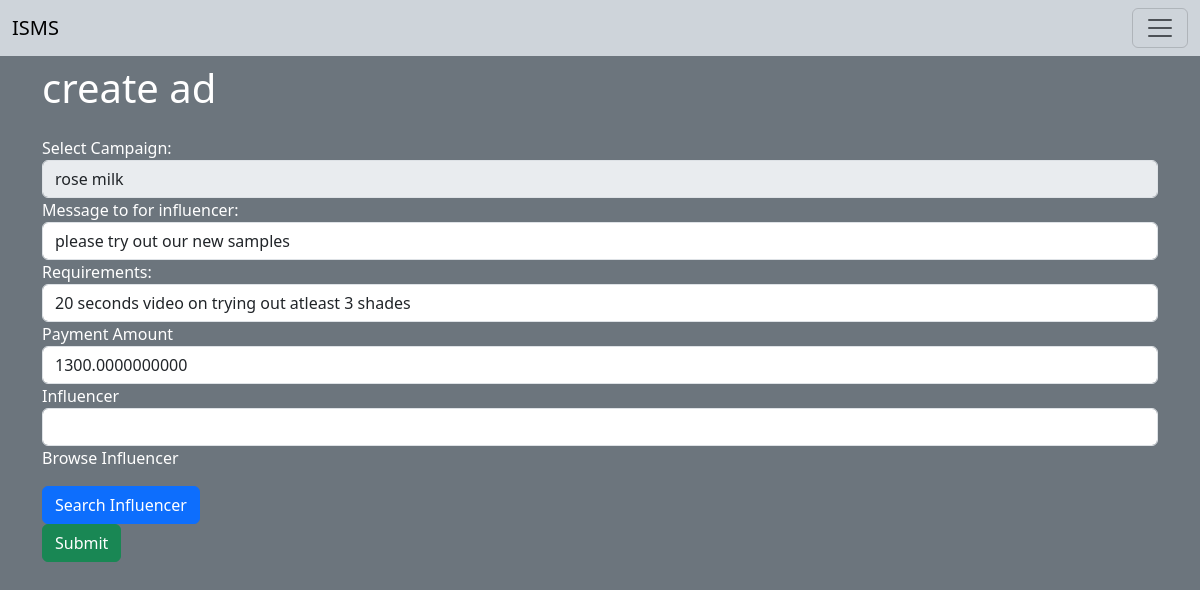
Page /update_request/12/12 (signed in) on the committed database.
### application/models.py (models this page shows, shortened)
class Adrequest(db.Model):
    __tablename__="adrequest"
    id=db.Column(db.Integer, primary_key=True)
    influencer_id=db.Column(db.Integer, db.ForeignKey('influencer.id'), nullable=True)
    campaign_id=db.Column(db.Integer, db.ForeignKey('campaign.id'), nullable=True)
    messages=db.Column(db.Text, nullable=True)
    requirements=db.Column(db.Text, nullable=True)
    payment_amount=db.Column(db.Numeric, nullable=False)
    status=db.Column(db.Enum('Pending', 'Accepted', 'Rejected', name='types'), nullable=True)
    req_sent=db.Column(db.String)

### application/controller/user.py (the view, shortened to what this page needs)
@app.route('/update_request/<int:id>/<int:ad_id>', methods=['GET', 'POST'])
def update_request(id, ad_id):
    print(id)
    global user_logged
    if not user_logged:
        return render_template('index.html')
    if request.method=='GET':
        inf=Influencer.query.get(id)
        sp= Sponser.query.filter_by(username=user_logged).first()
        ad=Adrequest.query.get(ad_id)
        return render_template('update_request.html', inf=inf, ad=ad, sp=sp)

### templates/update_request.html
{% extends "layout_sp.html" %}
{%block content%}
<h1 class="mb-4">create ad</h1>
<form method="POST">
    <label>Select Campaign: </label>
    <div class="form-group">
        <select id="camp" name="camp" class="form-control" disabled required>
            {% for camp in sp.campaigns %}
            <option value="{{ camp.id }}" {% if camp.id == ad.id %}selected{% endif %}>{{ camp.name }}</option>
            {% endfor %}
        </select>
    </div>
    <div class="form-group">
        <label for="message">Message to for influencer: </label>
        <input type="text" class="form-control" name="message" value="{{ad.messages}}">
    </div>
    <div class="form-group">
        <label for="requirements">Requirements:</label>
        <input type="text" class="form-control" name="requirements" value="{{ad.requirements}}">
    </div>
    <div class="form-group">
        <label for="payment_amount">Payment Amount</label>
        <input type="number" class="form-control" name="payment_amount" value="{{ad.payment_amount}}" required>
    </div>
    <div class="form-group">
        <label for="influencer">Influencer</label>
        <input type="text" class="form-control" name="influencer" value="{{inf.name}}">
    </div>
    <div>
        <p>Browse Influencer</p>
        <button type="submit" class="btn btn-primary"><a href="{{ url_for('in_sb1', ad_id=ad.id) }}" class="text-decoration-none text-white" type="button">Search Influencer</a></button>
    </div>
    <button type="submit" class="btn btn-success">Submit</button>
</form>
{%endblock%}

### rows in the picture
Adrequest: message "please try out our new samples", requirements "20 seconds video on trying out atleast 3 shades", payment_amount "1300.0000000000"

### other values in the picture
form field camp "rose milk"
